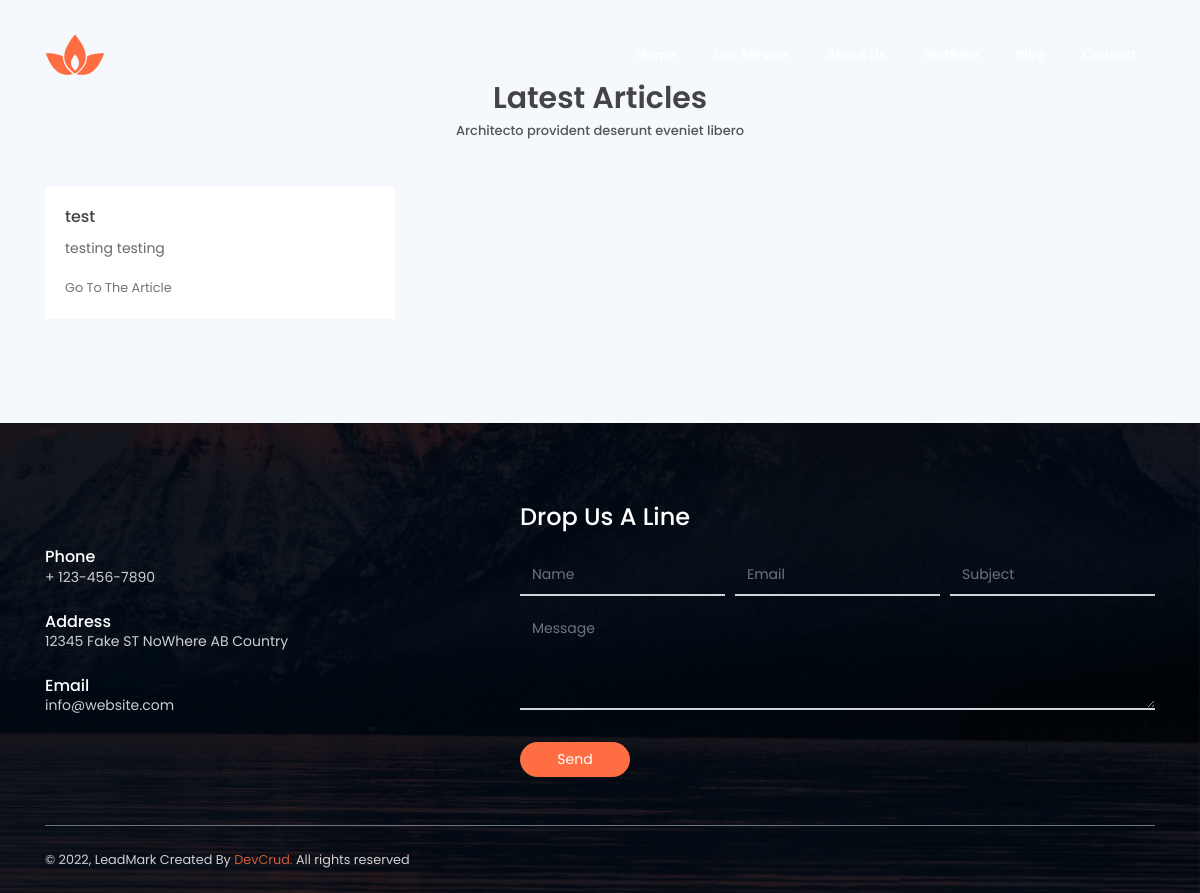
The app's page /blogs/, older data.
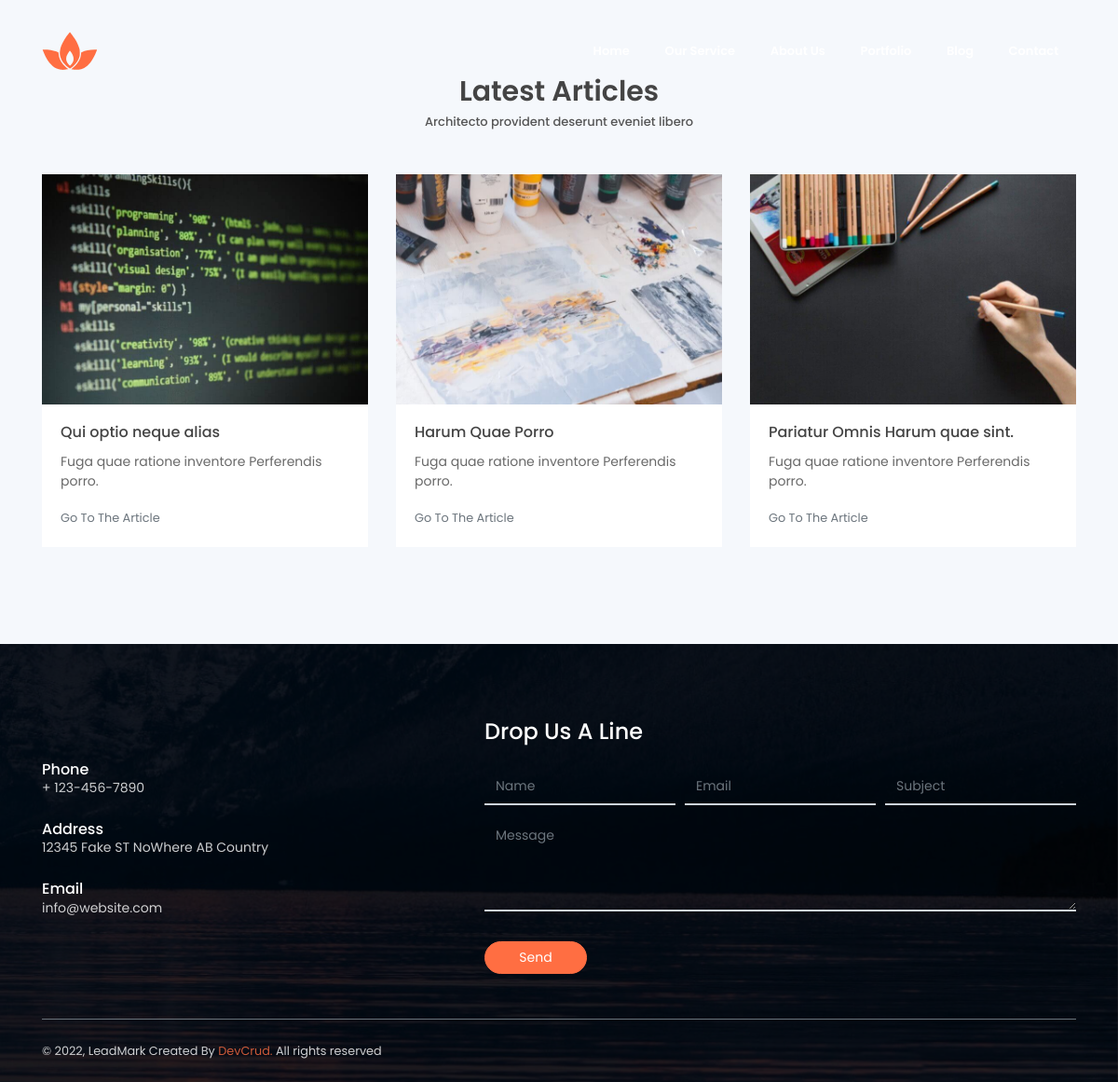
The same page, newer data.
### blogmanagement/models.py (models this page shows, shortened)
class Blog(models.Model):
    title = models.CharField(max_length=200)
    description = models.CharField(max_length=200)
    pub_date = models.DateTimeField('date published')
    image = models.ImageField(upload_to='images/',default=None)
    blog_slug = AutoSlugField(populate_from='title',unique=True,null=True,default=None)

### blogmanagement/views.py (the view)
# urls.py: path('blogs/', views.blog, name='blogs'),
def blog(request):
    blogs = Blog.objects.order_by('-pub_date')[:5]
    context = {'blogs': blogs}
    messages.success(request, "Welcome to blog page")
    return render(request, 'blog.html', context)

### blogmanagement/templates/blog.html (shortened to what this page needs)
{% extends 'base.html' %}
{% block content %}
{% load static %}
<section class="section" id="blog">
    <div class="container">
        <h6 class="section-title mb-0 text-center">Latest Articles</h6>
        <h6 class="section-subtitle mb-5 text-center">Architecto provident deserunt eveniet libero</h6>
        <div class="row">
            {% for blog in blogs %}
            <div class="col-md-4">
                <div class="card border-0 mb-4">
                    <img src="{{blog.image.url}}" alt="" class="card-img-top w-100">
                    <div class="card-body">
                        <h6 class="card-title">{{blog.title}}</h6>
                        <p>{{blog.description}}</p>
                        <a href="{% url 'blogmanagement:blog-detail' blog_slug=blog.blog_slug %}" class="small text-muted">Go To The Article</a>
                    </div>
                </div>
            </div>
            {% endfor %}
        </div>
    </div>
</section>
{% endblock content %}

### blogmanagement/templates/base.html (shortened to what this page needs)
{% include 'header.html' %}
{% block content %}
{% endblock content %}
{% include 'footer.html' %}

### blogmanagement/templates/header.html (shortened to what this page needs)
{% load static %}
<!DOCTYPE html>
<html lang="en">
<head>
    <link rel="stylesheet" href="{% static 'assets/vendors/themify-icons/css/themify-icons.css' %}">
	<link rel="stylesheet" href="{% static 'assets/css/leadmark.css' %}">
    <link rel="stylesheet" href="//cdn.jsdelivr.net/npm/alertifyjs@1.13.1/build/css/alertify.min.css"/>
    <link rel="stylesheet" href="//cdn.jsdelivr.net/npm/alertifyjs@1.13.1/build/css/themes/default.min.css"/>
</head>
<body data-spy="scroll" data-target=".navbar" data-offset="40" id="home">
<nav class="navbar custom-navbar navbar-expand-md navbar-light fixed-top" data-spy="affix" data-offset-top="10">
    <div class="container">
        <a class="navbar-brand" href="#">
            <img src="{% static 'assets/imgs/logo.svg' %}" alt="">
        </a>
        <div class="collapse navbar-collapse" id="navbarSupportedContent">
            <ul class="navbar-nav ml-auto">
                <li class="nav-item">
                    <a class="nav-link" href="{% url 'blogmanagement:index' %}">Home</a>
                </li>
                <li class="nav-item">
                    <a class="nav-link" href="{% url 'blogmanagement:our-services' %}">Our Service</a>
                </li>
                <li class="nav-item">
                    <a class="nav-link" href="{% url 'blogmanagement:about-us' %}">About Us</a>
                </li>
                <li class="nav-item">
                    <a class="nav-link" href="{% url 'blogmanagement:portfolio' %}">Portfolio</a>
                </li>
                <li class="nav-item">
                    <a class="nav-link" href="{% url 'blogmanagement:blogs' %}">Blog</a>
                </li>
                <li class="nav-item">
                    <a class="nav-link" href="{% url 'blogmanagement:contact' %}">Contact</a>
                </li>
            </ul>
        </div>
    </div>
</nav>

### blogmanagement/templates/footer.html (shortened to what this page needs)
{% load static %}
<section id="contact" class="section has-img-bg pb-0">
    <div class="container">
        <div class="row align-items-center">
            <div class="col-md-5 my-3">
                <h6 class="mb-0">Phone</h6>
                <p class="mb-4">+ 123-456-7890</p>
                <h6 class="mb-0">Address</h6>
                <p class="mb-4">12345 Fake ST NoWhere AB Country</p>
                <h6 class="mb-0">Email</h6>
                <p class="mb-0">info@website.com</p>
            </div>
            <div class="col-md-7">
                <form>
                    <h4 class="mb-4">Drop Us A Line</h4>
                    <div class="form-row">
                        <div class="form-group col-sm-4">
                            <input type="text" class="form-control text-white rounded-0 bg-transparent" name="name" placeholder="Name">
                        </div>
                        <div class="form-group col-sm-4">
                            <input type="email" class="form-control text-white rounded-0 bg-transparent" name="Email" placeholder="Email">
                        </div>
                        <div class="form-group col-sm-4">
                            <input type="text" class="form-control text-white rounded-0 bg-transparent" name="subject" placeholder="Subject">
                        </div>
                        <div class="form-group col-12">
                            <textarea name="message" id="" cols="30" rows="4" class="form-control text-white rounded-0 bg-transparent" placeholder="Message"></textarea>
                        </div>
                        <div class="form-group col-12 mb-0">
                            <button type="submit" class="btn btn-primary rounded w-md mt-3">Send</button>
                        </div>
                    </div>
                </form>
            </div>
        </div>
        <footer class="mt-5 py-4 border-top border-secondary">
            <p class="mb-0 small">&copy; <script>document.write(new Date().getFullYear())</script>, LeadMark Created By <a href="https://www.devcrud.com" target="_blank">DevCrud.</a>  All rights reserved </p>
        </footer>
    </div>
</section>
</body>
</html>

Row changes from the older to the newer data that the page shows:
removed Blog: title "test", description "testing testing"
added Blog: image (picture), title "Qui optio neque alias", description "Fuga quae ratione inventore Perferendis porro."
added Blog: image (picture), title "Harum Quae Porro", description "Fuga quae ratione inventore Perferendis porro."
added Blog: image (picture), title "Pariatur Omnis Harum quae sint.", description "Fuga quae ratione inventore Perferendis porro."
